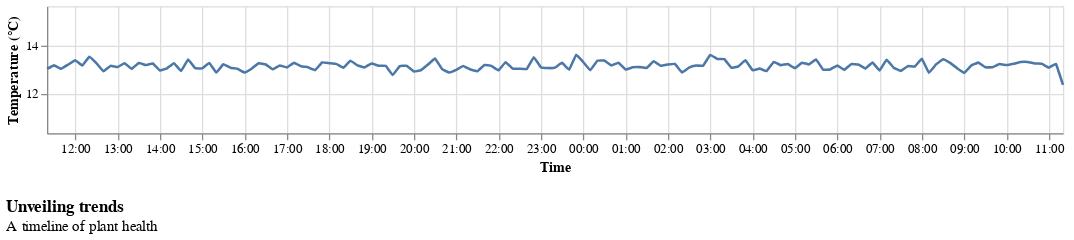

The code cell stored with this chart in its notebook:
### Code cell
resampled_data = data.resample(RESAMPLE_RATE, on='recording_taken').mean().reset_index()
y_min = resampled_data['temperature'].min()
y_max = resampled_data['temperature'].max()

alt.Chart(resampled_data).mark_line(
    interpolate='cardinal',
    tension=0.8,
    strokeWidth=LINE_WIDTH,
).encode(
    x=alt.X('recording_taken:T', axis=alt.Axis(title='Time', format='%H:%M')),
    y=alt.Y('temperature:Q', scale=alt.Scale(domain=[y_min - 2, y_max+ 2]), axis=alt.Axis(title='Temperature (°C)'))
).properties(
    width=FIG_WIDTH,
    height=FIG_HEIGHT,
    title=alt.Title(
        "Unveiling trends",
        subtitle=["A timeline of plant health"],
        anchor='start',
        orient='bottom',
        offset=20)
).configure_axis(
    # labelFontSize=TICK_LABEL_FONT_SIZE,
    # titleFontSize=AXIS_LABEL_FONT_SIZE,
).configure_title(
    # fontSize=TITLE_FONT_SIZE,
)

### Figure 1 — Vega-Lite specification as saved in the notebook (floating-point values rounded to 4 significant figures; data arrays with more than 128 entries replaced by an {"elided": "..."} marker saying what was removed)
{"config": {"view": {"continuousWidth": 300, "continuousHeight": 300}, "axis": {}, "title": {}}, "data": {"name": "data-27426d800fa393b32b7e25b7c0cb5e63"}, "mark": {"type": "line", "interpolate": "cardinal", "strokeWidth": 2, "tension": 0.8}, "encoding": {"x": {"axis": {"format": "%H:%M", "title": "Time"}, "field": "recording_taken", "type": "temporal"}, "y": {"axis": {"title": "Temperature (°C)"}, "field": "temperature", "scale": {"domain": [10.36, 15.61]}, "type": "quantitative"}}, "height": 100.0, "title": {"text": "Unveiling trends", "anchor": "start", "offset": 20, "orient": "bottom", "subtitle": ["A timeline of plant health"]}, "width": 800, "$schema": "https://vega.github.io/schema/vega-lite/v5.16.3.json", "datasets": {"data-27426d800fa393b32b7e25b7c0cb5e63": {"elided": "145 records"}}}
